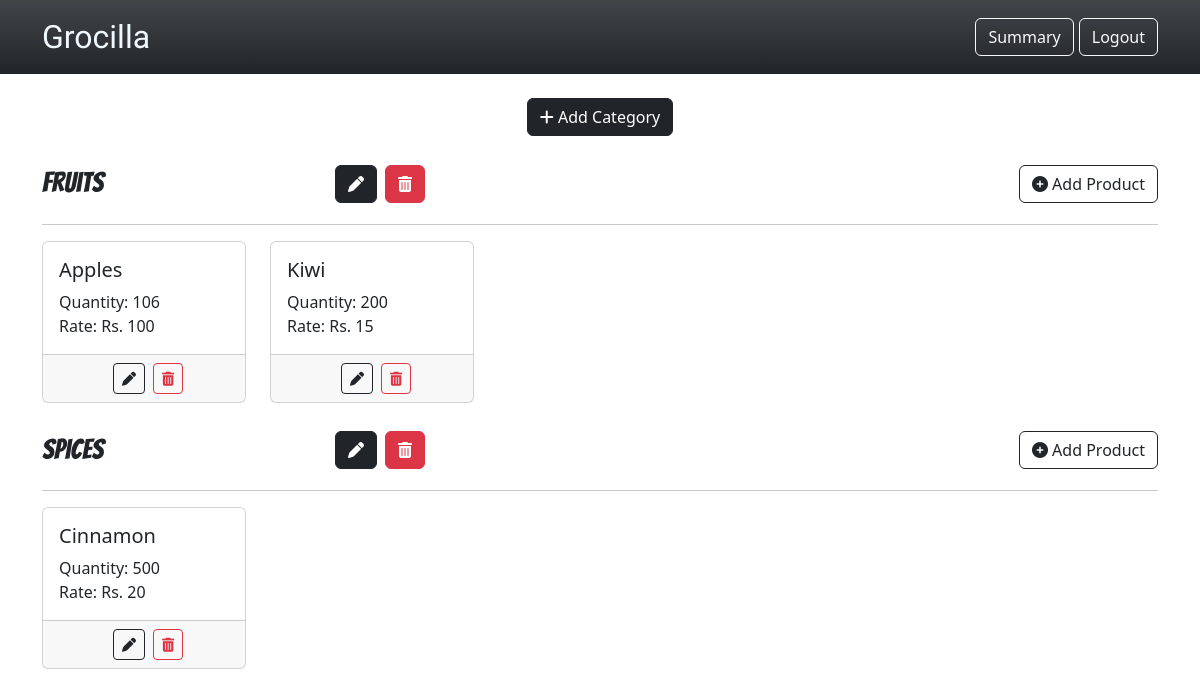
/admin_dashboard (signed in), run on an earlier commit of the app's database.
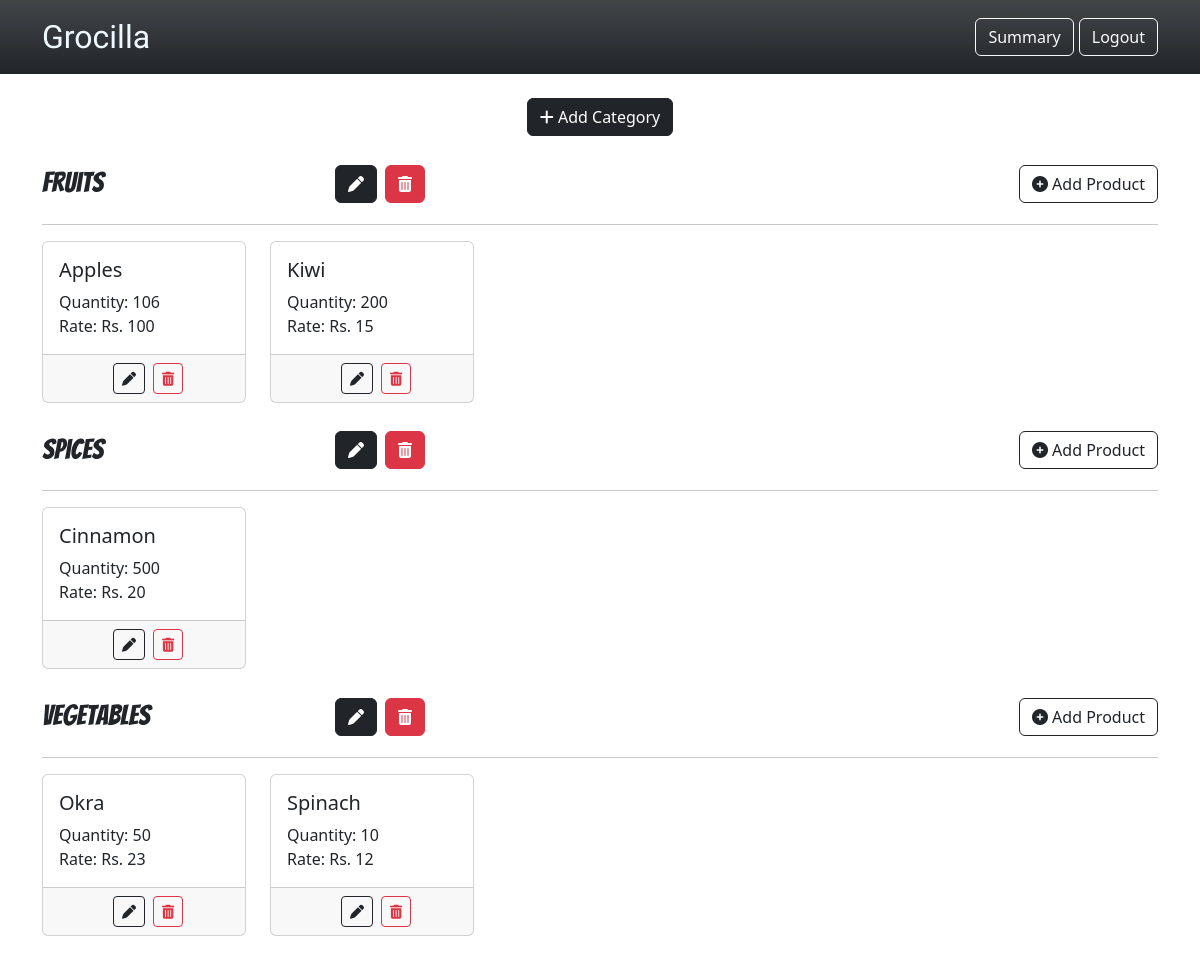
And on a later commit of the database.
### webapp/models.py (models this page shows)
class Category(db.Model):
    __tablename__ = "categories"
    cid = db.Column(db.Integer, primary_key = True)
    cname = db.Column(db.String(150), unique=True)
    products = db.relationship("Product", backref = "category", cascade = "all, delete", passive_deletes = True)

class Product(db.Model):
    __tablename__ = "products"
    pid = db.Column(db.Integer, primary_key = True)
    pname = db.Column(db.String(50), unique=True)
    manf_date = db.Column(db.Date)
    exp_date = db.Column(db.Date)
    unit = db.Column(db.String(10))
    rateperunit = db.Column(db.Integer)
    quantity = db.Column(db.Integer)
    category_id = db.Column(db.Integer, db.ForeignKey("categories.cid", ondelete = "CASCADE"))

### webapp/views.py (the view)
@views.route('/admin_dashboard')
@admin_required
@login_required
def admin_dashboard():
    categories = Category.query.all()
    products = Product.query.all()
    return render_template("admin_dashboard.html", categories = categories, products = products)

### webapp/views.py (called while the page is built)
def admin_required(func):
    @wraps(func)
    def decorated_function(*args, **kwargs):
        if not current_user.is_authenticated:
            if current_user.role != 'admin':
                flash('Unauthorised access! You need admin privileges to access this page!', category='error')
                return redirect(url_for('auth.user_login'))
        return func(*args, **kwargs)
    return decorated_function

### webapp/templates/admin_dashboard.html (shortened to what this page needs)
    {% extends "admin_base.html" %}
    {% block body %}
    <div class="text-center my-4" >
        <button type="button" class="btn btn-dark" data-bs-toggle="modal" data-bs-target="#AddCategoryModal"><i class="fa fa-plus"></i> Add Category</button>
    </div>
    {% for category in categories %}
    <div class="container mb-4">
        <div class="row">
            <h5 class="col-3" style="margin-top: 6px; font-family: 'Bangers';font-size: 28px;">{{ category["cname"] }}</h5>
            <div class="d-flex col-2 align-items-center">
                <button class="btn btn-dark mx-2" type="button" data-bs-toggle="modal" data-bs-target="#{{ category['cid'] }}EditCategoryModal"><i class="fa-solid fa-pen"></i></button>
                <a href="/delete/category/{{ category['cid'] }}" class="btn btn-danger" type="submit"><i class="fa-solid fa-trash-can"></i></a>
            </div>
            <div class="d-flex col-7 align-items-center">
                <button class="btn btn-outline-dark ms-auto" type="button" data-bs-toggle="modal" data-bs-target="#{{ category['cid'] }}AddProductModal"><i class="fa-solid fa-circle-plus"></i> Add Product</button>
            </div>
        </div>
        <hr>
        <div class="row row-cols-2 row-cols-md-3 row-cols-lg-5  g-4">
            {% for product in products %}
            {% if product.category["cid"] == category["cid"] %}
            <div class="col">
                <div class="card h-100">
                <div class="card-body">
                    <h5 class="card-title">{{ product["pname"] }}</h5>
                    Quantity: {{ product['quantity'] }}<br>
                    Rate: Rs. {{ product["rateperunit"] }}
                </div>
                <div class="card-footer d-flex justify-content-center">
                    <button class="btn btn-outline-dark btn-sm mx-2" type="button" data-bs-toggle="modal" data-bs-target="#{{ product['pid'] }}EditProductModal"><i class="fa-solid fa-pen"></i></button>
                    <a href="/delete/product/{{ product['pid'] }}" class="btn btn-outline-danger btn-sm" type="submit"><i class="fa-solid fa-trash-can"></i></a>
                </div>
                </div>
            </div>
            {% endif %}
            {% endfor %}
        </div>
    </div>
    {% endfor %}
    {% endblock body %}

What changed in the data, as far as the page shows it:
added Category: cname "Vegetables"
added Product: pname "Okra", quantity "50", rateperunit "23", shown under "Vegetables"
added Product: pname "Spinach", quantity "10", rateperunit "12", shown under "Vegetables"
